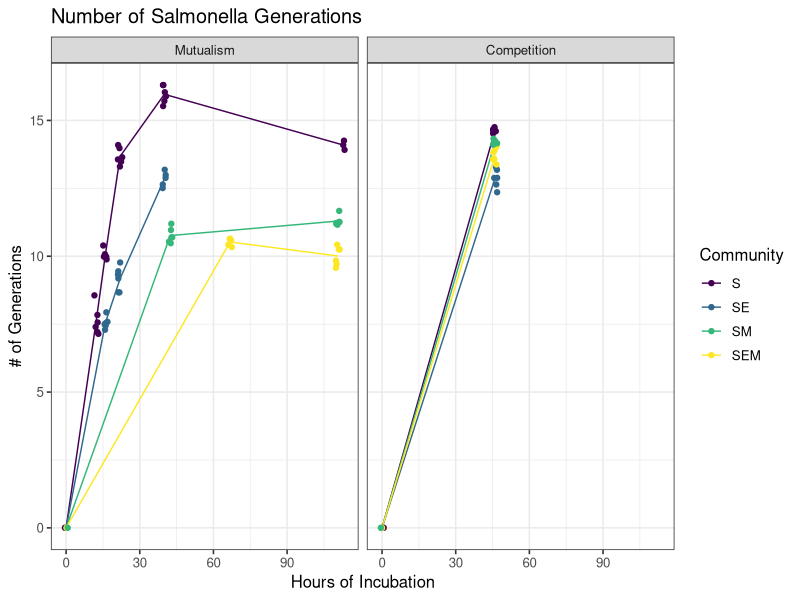

Reproduce this figure in R. (Note: this script raises an error after producing the figure.)
rm(list = ls())

library(tidyverse)
library(lubridate)

#### initial data wrangling ####

df_count <- read_csv("data/sample_counts.csv") # plate count data
df_OD <-
    read_csv("data/time_density.csv") # OD data and dates/times that sampling occurred

df <- left_join(df_count, df_OD)

## mutualistic S monoculture rep # 1 did not grow so I eliminated it from the data frame and
## replaced it with mutualistic S monoculture rep # 6

df <-  df %>% 
    filter(!(sample_names == 'T2 S mut' & is.na(glu_count))) %>% 
    mutate(rep = case_when(
        sample_names == 'T2 S mut' & rep == 6 ~ 1,
        TRUE ~ rep))

# day and hour in which the experiment started
time_zero <-
    ymd_hms("2022-04-14 19:00:00")

# mL cells plated (5 µL drops) for enumeration (plate counts)
amt_plated <- 0.005 

# function to calculate cfu/mL for each species
CFU_mL <- function(count, dil) {
        count / (dil * amt_plated)
    }



df <- df %>%
    separate(
        col = sample_names,
        into = c("sampling_timepoint", "species_present", "ecology"),
        remove = FALSE
    ) %>%
    unite("date_time_0", c(Day, Hour), sep = " ") %>% # combine date and time columns
    mutate(date_time = mdy_hms(date_time_0)) %>%  # make date_time_0 parsable with lubridate
    select(-date_time_0) %>% # remove temporary column
    mutate(hours_incubated = date_time - time_zero) %>% # calculate amt of time from T0 to sampling time
    mutate(
        S_CFU_mL = CFU_mL(glu_count, glu_dil),
        # calculate CFU/mL for each species
        E_CFU_mL = CFU_mL(lac_met_count, lac_met_dil),
        M_CFU_mL = CFU_mL(succ_count, succ_dil)
    )

# get the population sizes for each species at T0
t0_pop_size <- df %>% 
    mutate(
        total_mL_onto_plate = # total mL inoculated onto experimental plates for each species combination
            case_when(
                species_present == 'S' ~ 0.025, # 0.025mL or 25µL pipetted onto experimental plate
                species_present == 'SE' ~ 0.05,
                species_present == 'SM' ~ 0.05,
                species_present == 'SEM' ~ 0.075
            )
    ) %>%
    filter(sampling_timepoint == 'T0') %>%
    group_by(species_present) %>%
    mutate(
        S_T0_pop_size = S_CFU_mL * total_mL_onto_plate, # S Cfu/mL * mL inoculated onto experimental plate
        E_T0_pop_size = E_CFU_mL * total_mL_onto_plate,
        M_T0_pop_size = M_CFU_mL * total_mL_onto_plate
    ) %>%
    summarise(
        T0_S_pop = mean(S_T0_pop_size),
        T0_E_pop = mean(E_T0_pop_size),
        T0_M_pop = mean(M_T0_pop_size)
    ) 



## add starting population sizes for each species for each species combination
## then calculate the number of generations for each species for each experimental replicate
## the CFU/mL is multiplied by 4 because 4 mL of saline was used to scrape the cells off of the plate
df <- df %>% 
    left_join(t0_pop_size, by = 'species_present') %>% 
    mutate(S_generations = log2((S_CFU_mL*4)/T0_S_pop), # multiplied CFU/mL * 4 because 4mL of cells were scraped up 
           E_generations = log2((E_CFU_mL*4)/T0_E_pop),
           M_generations = log2((M_CFU_mL*4)/T0_M_pop)) %>% 
    mutate(ecology = case_when(ecology == 'mut' ~ 'Mutualism', # change the names of ecology to Mutualism and competition
                               ecology == 'comp' ~ 'Competition'
    ))


#### Generations ####
## number of generations with both mutualism and competitive interactions
## line goes through the middle of the mean of each treatment timepoint

df %>% 
    filter(str_detect(ecology,"Mutualism|Competition")) %>% 
    group_by(species_present, ecology) %>% 
    group_modify(~ add_row(.x,hours_incubated = duration(num = 0, units = "seconds"), S_generations = 0)) %>% 
    ggplot(aes((hours_incubated/60)/60, S_generations, color = factor(species_present, levels = c('S', 'SE', 'SM', 'SEM')))) +
    stat_summary(fun.y=mean, geom="line")+
    geom_jitter()+
    viridis::scale_color_viridis(discrete = T) +
    labs(title = "Number of Salmonella Generations") +
    xlab("Hours of Incubation")+
    ylab("# of Generations") +
    theme_bw(12) +
    labs(color = 'Community')+
    facet_wrap(~factor(ecology, levels = c('Mutualism', 'Competition')))

ggsave("plots/number_of_S_gens_through_time.png",
       dpi = 300, width = 8, height = 4)

## look just at the number generations in the treatments that we performed barseq on

target <- c("T2 S mut", "T3 SE mut","T5 SM mut","T5 SEM mut", 'S comp',"E comp", "M comp") %>% 
    str_c( collapse = "|")



df %>% 
    filter(str_detect(sample_names, target)) %>% 
    select(sample_names, sampling_timepoint,rep, ecology ,species_present ,S_generations, E_generations, M_generations) %>% 
    filter(rep != 6) %>% 
    group_by(sample_names) %>% 
    pivot_longer(cols = c(S_generations, E_generations, M_generations), 
                 names_to = "species",
                 values_to = "generations") %>% 
    ungroup() %>% 
    mutate(species = case_when(
        species == 'S_generations' ~ 'S',
        species == 'E_generations' ~ 'E',
        species == 'M_generations' ~ 'M')) %>% 
    ggplot(aes(x = factor(species_present, levels = c('S','SE', 'SM', 'SEM')), y = generations))+
    stat_summary(fun = mean, shape = '-', size = 3, color = 'black')+
    geom_point(shape = 1)+
    theme_bw(12)+
    xlab("Treatment")+
    ylab("Generations")+
    theme(axis.text.x=element_text(angle=45, hjust=1), legend.position = 'none') +
    facet_grid(factor(species, levels = c('S','E', 'M'))~ factor(ecology, levels = c('Mutualism', 'Competition')))

ggsave("plots/number_of_species_generationss_for_experimental_treatments.png",
       dpi = 300, width = 8, height = 4)

#### frequency of species ####

df_freq <- df %>% 
    mutate(
        S_CFU_mL = replace_na(S_CFU_mL, 0),
        E_CFU_mL = replace_na(E_CFU_mL, 0),
        M_CFU_mL = replace_na(M_CFU_mL, 0),
        freq_S = S_CFU_mL/(S_CFU_mL + E_CFU_mL + M_CFU_mL),
        freq_E = E_CFU_mL/(S_CFU_mL + E_CFU_mL + M_CFU_mL),
        freq_M = M_CFU_mL/(S_CFU_mL + E_CFU_mL + M_CFU_mL),
        S_total_CFU = S_CFU_mL*4, # *4 because 4 mL was used to scrape plates
        E_total_CFU = E_CFU_mL*4,
        M_total_CFU = M_CFU_mL*4
    ) 

#make long frequency data frame for plotting purposes
df_freq_long <- df_freq %>% 
    select(sample_names, sampling_timepoint,rep, ecology ,species_present ,freq_S, freq_E, freq_M) %>% 
    group_by(sample_names) %>% 
    pivot_longer(cols = c(freq_S, freq_E, freq_M), 
                 names_to = "species",
                 values_to = "species_frequency")

# make a filtered data frame showing just the treatments we performed barseq on

target <-
    c("T3 SE mut", "T5 SM mut", "T5 SEM mut", "E comp", "M comp") %>%
    str_c(collapse = "|")

df_freq_long_target <- df_freq_long %>% 
    filter(str_detect(sample_names, target))

df_freq_long_target$sample_names<- str_remove(df_freq_long_target$sample_names, 
                                              pattern = "^.{0,3}")


## show frequency of species in each replicate for all treatments

df_freq_long_target %>% 
    mutate(
           species = case_when(species == 'freq_E' ~ 'E',
                               species == 'freq_M' ~ 'M',
                               species == 'freq_S' ~ 'S')) %>% 
    filter(rep != 6) %>% #remove 6th replicate to avoid confusion since we only sequenced 5 reps
    ggplot(aes(x = rep, y = species_frequency, fill = species)) +
    geom_col() + 
    labs(title = "Frequency of Species Engaged in Mutualism and Competition")+
    xlab("Replicate") +
    ylab("Species Frequency") +
    facet_grid(factor(species_present, levels = c('SE', 'SM', 'SEM'))~factor(ecology, levels = c('Mutualism', 'Competition')))+
    theme_bw(12)

ggsave("plots/species_freqencies_all_reps.png",
       dpi = 300, width = 8, height = 4)

#### fitness of S in each condition ####

S_t0_freqs <-  df_freq_long %>% 
    filter(sampling_timepoint == 'T0') %>% 
    filter(species == 'freq_S') %>% 
    group_by(species_present) %>% 
    summarise(T0_S_freq_mean = mean(species_frequency)) %>% 
    ungroup()

S_fitness <- df_freq_long_target %>%
    left_join(S_t0_freqs, by = 'species_present') %>%
    filter(species == 'freq_S') %>%
    group_by(sampling_timepoint, rep, species_present, ecology) %>%
    summarise(fitness = log2(species_frequency) - log2(T0_S_freq_mean))

S_fitness %>% 
    filter(rep != 6) %>% 
    ggplot(aes(x = factor(species_present, levels = c('SE', 'SM', 'SEM')), y = fitness))+
    stat_summary(fun = mean, shape = '-', size = 3, color = 'black')+
    geom_point(shape = 1)+
    theme_bw(12)+
    xlab("Treatment")+
    ylab("Fitness")+
    theme(axis.text.x=element_text(angle=45, hjust=1), legend.position = 'none') +
    facet_wrap(~ factor(ecology, levels = c('Mutualism', 'Competition'))) +
    ggtitle("Salmonella fitness in communities of differing ecology")

ggsave("plots/Salmonella_species_fitness_in_comp_mut_treatments.png",
       dpi = 300, width = 8, height = 4)

#### Total population size ####

#make long population size data frame for plotting purposes
df_total_long <- df_freq %>% 
    select(sample_names, sampling_timepoint,rep, ecology ,species_present ,S_total_CFU, E_total_CFU, M_total_CFU) %>% 
    group_by(sample_names) %>% 
    pivot_longer(cols = c(S_total_CFU, M_total_CFU, E_total_CFU), 
                 names_to = 'species',
                 values_to = 'species_total_cfu')

rm(target)
target <- c("T2 S mut", "T3 SE mut","T5 SM mut","T5 SEM mut", 'S comp',"E comp", "M comp") %>% 
    str_c( collapse = "|")

df_total_long_target <- df_total_long %>% 
    filter(str_detect(sample_names, target))

## all species
df_total_long_target %>%
    mutate(
           species = case_when(species == 'E_total_CFU' ~ 'E',
                               species == 'M_total_CFU' ~ 'M',
                               species == 'S_total_CFU' ~ 'S'),
           species_total_cfu = ifelse(is.numeric(species_total_cfu) & species_total_cfu == 0, NA, species_total_cfu)) %>% # if there are 0 CFU, replace with NA
    filter(rep != 6) %>% 
    ggplot(aes(x = factor(species_present, levels = c('S','SE', 'SM', 'SEM')), y = species_total_cfu))+
    stat_summary(fun = mean, shape = '-', size = 3, color = 'black')+
    geom_point(shape = 1)+
    theme_bw(12)+
    xlab("Treatment")+
    ylab("Total CFU")+
    scale_y_log10()+
    theme(axis.text.x=element_text(angle=45, hjust=1), legend.position = 'none') +
    facet_grid(factor(species, levels = c('S','E', 'M'))~ factor(ecology, levels = c('Mutualism', 'Competition')))

ggsave("plots/total_population_size_for_all_species.png",
       dpi = 300, width = 8, height = 4)

library(rstatix)

# there are significantly more cells in S cells in competitive S monouculture compared to competitive SM
df_total_long_target %>% 
    filter(rep != 6) %>% 
    mutate(
           species = case_when(species == 'E_total_CFU' ~ 'E',
                               species == 'M_total_CFU' ~ 'M',
                               species == 'S_total_CFU' ~ 'S')) %>% 
    filter(ecology == 'Competition') %>% 
    filter(species == 'S') %>% 
    filter(species_present %in% c('S','SM')) %>% 
    ungroup() %>% 
    t_test(formula = species_total_cfu ~ species_present)
